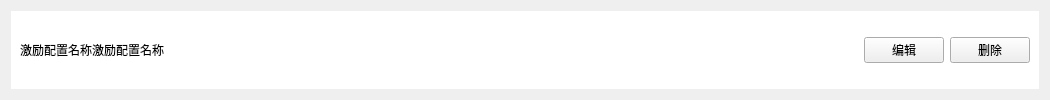
<?xml version="1.0" encoding="UTF-8"?>
<ui version="4.0">
 <class>ConfigListItem</class>
 <widget class="QWidget" name="ConfigListItem">
  <property name="geometry">
   <rect>
    <x>0</x>
    <y>0</y>
    <width>1050</width>
    <height>100</height>
   </rect>
  </property>
  <property name="sizePolicy">
   <sizepolicy hsizetype="Preferred" vsizetype="Fixed">
    <horstretch>0</horstretch>
    <verstretch>0</verstretch>
   </sizepolicy>
  </property>
  <property name="minimumSize">
   <size>
    <width>0</width>
    <height>100</height>
   </size>
  </property>
  <property name="maximumSize">
   <size>
    <width>16777215</width>
    <height>100</height>
   </size>
  </property>
  <property name="windowTitle">
   <string>Form</string>
  </property>
  <layout class="QHBoxLayout" name="horizontalLayout_2">
   <item>
    <widget class="QWidget" name="widget_config" native="true">
     <property name="styleSheet">
      <string notr="true">QWidget#widget_config{background-color: rgb(255, 255, 255);}</string>
     </property>
     <layout class="QHBoxLayout" name="horizontalLayout">
      <item>
       <widget class="QLabel" name="label">
        <property name="text">
         <string>激励配置名称激励配置名称</string>
        </property>
       </widget>
      </item>
      <item>
       <spacer name="horizontalSpacer">
        <property name="orientation">
         <enum>Qt::Orientation::Horizontal</enum>
        </property>
        <property name="sizeHint" stdset="0">
         <size>
          <width>699</width>
          <height>20</height>
         </size>
        </property>
       </spacer>
      </item>
      <item>
       <widget class="QPushButton" name="pushButton">
        <property name="text">
         <string>编辑</string>
        </property>
       </widget>
      </item>
      <item>
       <widget class="QPushButton" name="pushButton_2">
        <property name="text">
         <string>删除</string>
        </property>
       </widget>
      </item>
     </layout>
    </widget>
   </item>
  </layout>
 </widget>
 <resources/>
 <connections/>
</ui>
